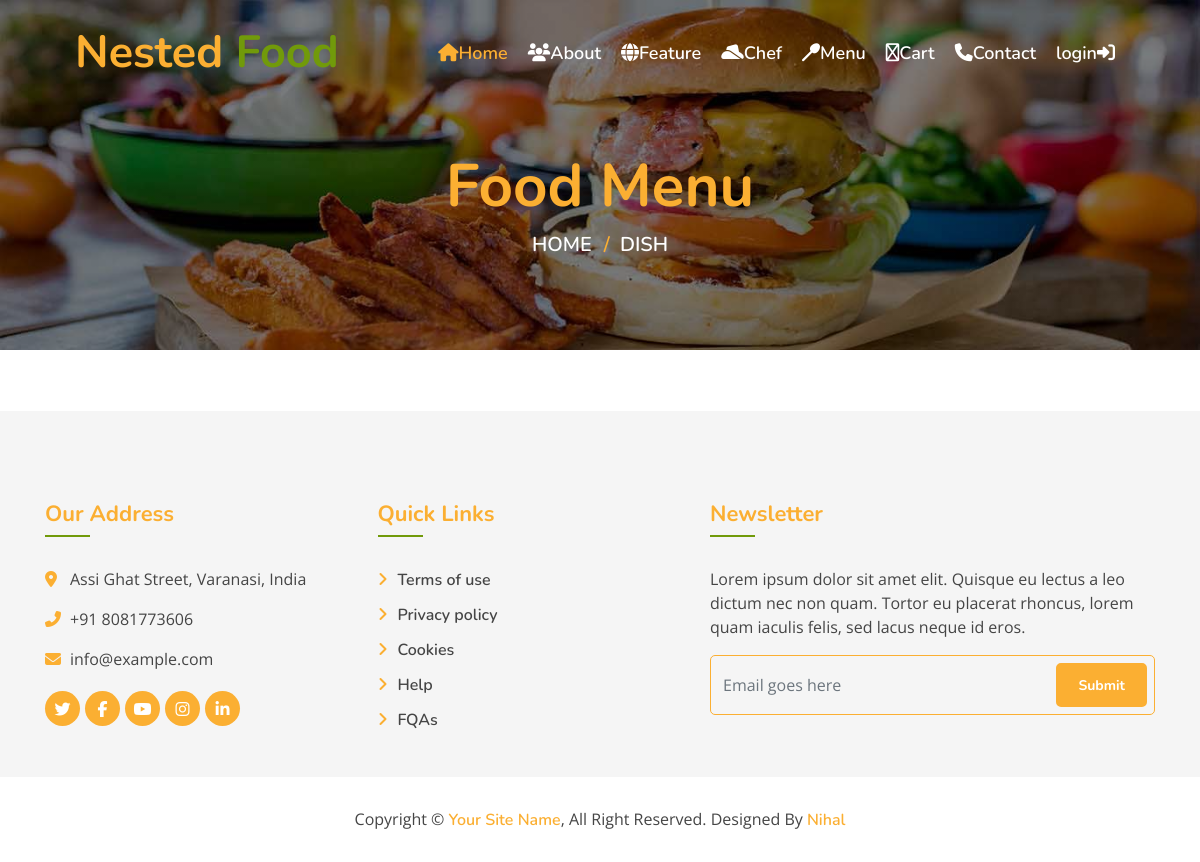
The page /dish/1 on the database as committed earlier.
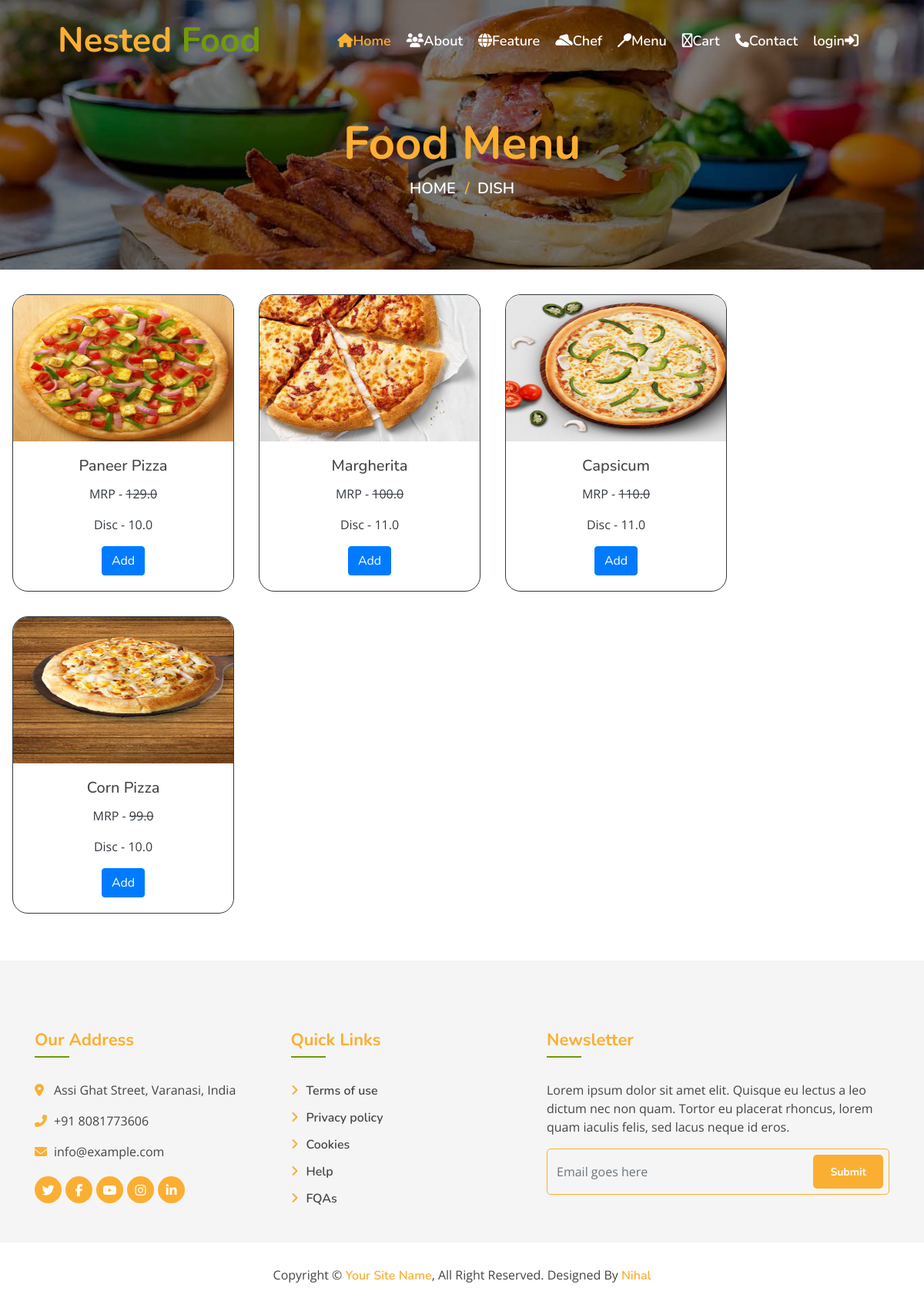
The same page on the database as committed later.
### app/models.py (models this page shows, shortened)
class Dish(models.Model):
    name = models.CharField(max_length=200,unique=True)
    image = models.ImageField(upload_to="dishes")
    ingredients = models.TextField()
    details = models.TextField(blank=True)
    category = models.ForeignKey(Category, on_delete=models.CASCADE)
    price = models.FloatField()
    discount_price = models.FloatField(blank=True)
    is_available = models.BooleanField(default=True)
    added_on = models.DateTimeField(auto_now_add=True)
    updated_on = models.DateTimeField(auto_now=True)
    class Meta:
        verbose_name_plural = 'Dish Table'

### app/views.py (the view)
# urls.py: path('dish/<int:id>',dish,name='dish'),
def dish(request,id):
    c=Category.objects.get(pk=id)
    d=Dish.objects.filter(category=c)
    return render(request,'dish.html',{'dish':d})

### templates/dish.html
{% extends "base.html" %}
{% load static %}
{% block content %}
<div class="page-header mb-0">
    <div class="container">
        <div class="row">
            <div class="col-12">
                <h2>Food Menu</h2>
            </div>
            <div class="col-12">
                <a href="">Home</a>
                <a href="">Dish</a>
            </div>
        </div>
    </div>
</div>
<section class="menu-food mt-3 d-flex justify-content-start flex-wrap">
    {% for d in dish %}
    <div class="card border border-dark overflow-hidden " style="width: 18rem; margin:1rem; border-radius:20px;">
        <img class="card-img-top" width="286" height="190" src="{{d.image.url}}" alt="Card image cap">
        <div class="card-body">
          <h5 class="card-title text-center">{{d.name}}</h5>
          <p class="card-text text-dark text-center">MRP - <s>{{d.price}}</s></p>
          <p class="card-text text-dark text-center">Disc - {{d.discount_price}}  </p>
          <div class="d-flex justify-content-center">
            {% if d.is_available %}
            <a href="{% url 'cart' d.id %}" class="btn btn-primary">Add</a>
            {% else %}
            <a href="#" class="btn btn-danger">Not available</a>
            {% endif %}
        </div>
        </div>
      </div>
    {% endfor %}
</section>
{% endblock content %}

### templates/base.html (shortened to what this page needs)
{% load static %}
<!DOCTYPE html>
<html lang="en">
    <head>
        <link href="https://stackpath.bootstrapcdn.com/bootstrap/4.4.1/css/bootstrap.min.css" rel="stylesheet">
        <link href="https://cdnjs.cloudflare.com/ajax/libs/font-awesome/5.10.0/css/all.min.css" rel="stylesheet">
        <link href="{% static 'lib/animate/animate.min.css' %}" rel="stylesheet">
        <link href="{% static 'lib/owlcarousel/assets/owl.carousel.min.css' %}" rel="stylesheet">
        <link href="{% static 'lib/flaticon/font/flaticon.css" rel="stylesheet' %}">
        <link href="{% static 'lib/tempusdominus/css/tempusdominus-bootstrap-4.min.css' %}" rel="stylesheet" />
        <link href="{% static 'fontawesomefree/css/fontawesome.css' %}" rel="stylesheet" type="text/css">
        <link href="{% static 'fontawesomefree/css/brands.css' %}" rel="stylesheet" type="text/css">
        <link href="{% static 'fontawesomefree/css/solid.css' %}" rel="stylesheet" type="text/css">
        <link href="{% static 'css/style.css' %}" rel="stylesheet">
    </head>
    <body>
        <div class="navbar navbar-expand-lg bg-light navbar-light">
            <div class="container-fluid">
                <a href="{% url 'index' %}" class="navbar-brand">Nested <span>Food</span></a>
                <div class="collapse navbar-collapse justify-content-between" id="navbarCollapse">
                    <div class="navbar-nav ml-auto">
                        <a href="{% url 'index' %}" class="nav-item nav-link active"><i class="fa fa-home"></i>Home</a>
                        <a href="{% url 'about' %}" class="nav-item nav-link"><i class="fa-solid fa-users"></i>About</a>
                        <a href="{% url 'feature' %}" class="nav-item nav-link"><i class="fa-solid fa-globe"></i>Feature</a>
                        <a href="{% url 'team' %}" class="nav-item nav-link"><i class="fa-solid fa-hat-cowboy-side"></i>Chef</a>
                        <a href="{% url 'menu' %}" class="nav-item nav-link"><i class="fa-solid fa-spoon"></i>Menu</a>
                        <a href="{% url 'cart' %}" class="nav-item nav-link"><i class="fa-regular fa-cart-shopping"></i>Cart</a>
                        <a href="{% url 'contact' %}" class="nav-item nav-link"><i class="fa fa-phone"></i>Contact</a>
                        {% if user.is_authenticated %}
                        <div class="btn-group">
                            <button type="button" class="btn btn-warning btn-sm dropdown-toggle" data-toggle="dropdown" aria-haspopup="true" aria-expanded="false">
                              {{user.first_name}}
                            </button>
                            <div class="dropdown-menu">
                              <a class="dropdown-item" href="{% url 'logout' %}">Logout<i class="fa-solid fa-right-from-bracket"></i></a>
                            </div>
                          </div>
                         {% else %}
                         <a href="{% url 'login' %}" class="nav-item nav-link">login<i class="fa-solid fa-right-to-bracket"></i></a>
                        {% endif %}
                    </div>
                </div>
            </div>
        </div>
        {% block content %}
        {% endblock %}
                <div class="footer">
                    <div class="container">
                        <div class="row">
                            <div class="col-lg-7">
                                <div class="row">
                                    <div class="col-md-6">
                                        <div class="footer-contact">
                                            <h2>Our Address</h2>
                                            <p><i class="fa fa-map-marker-alt"></i>Assi Ghat Street, Varanasi, India</p>
                                            <p><i class="fa fa-phone-alt"></i>+91 8081773606</p>
                                            <p><i class="fa fa-envelope"></i>info@example.com</p>
                                            <div class="footer-social">
                                                <a href=""><i class="fab fa-twitter"></i></a>
                                                <a href=""><i class="fab fa-facebook-f"></i></a>
                                                <a href=""><i class="fab fa-youtube"></i></a>
                                                <a href=""><i class="fab fa-instagram"></i></a>
                                                <a href=""><i class="fab fa-linkedin-in"></i></a>
                                            </div>
                                        </div>
                                    </div>
                                    <div class="col-md-6">
                                        <div class="footer-link">
                                            <h2>Quick Links</h2>
                                            <a href="">Terms of use</a>
                                            <a href="">Privacy policy</a>
                                            <a href="">Cookies</a>
                                            <a href="">Help</a>
                                            <a href="">FQAs</a>
                                        </div>
                                    </div>
                                </div>
                            </div>
                            <div class="col-lg-5">
                                <div class="footer-newsletter">
                                    <h2>Newsletter</h2>
                                    <p>
                                        Lorem ipsum dolor sit amet elit. Quisque eu lectus a leo dictum nec non quam. Tortor eu placerat rhoncus, lorem quam iaculis felis, sed lacus neque id eros.
                                    </p>
                                    <div class="form">
                                        <input class="form-control" placeholder="Email goes here">
                                        <button class="btn custom-btn">Submit</button>
                                    </div>
                                </div>
                            </div>
                        </div>
                    </div>
                    <div class="copyright">
                        <div class="container">
                            <p>Copyright &copy; <a href="#">Your Site Name</a>, All Right Reserved.</p>
                            <p>Designed By <a href="https://Nihal8Gupta.in">Nihal</a></p>
                        </div>
                    </div>
                </div>
    </body>
</html>

### static/css/style.css (style rules this page uses)
body { color: #757575; background: #ffffff; font-family: 'open sans', sans-serif; }
h1, h2, h3, h4, h5, h6 { color: #454545; font-family: 'Nunito', sans-serif; }
a { font-family: 'Nunito', sans-serif; font-weight: 600; color: #fbaf32; transition: .3s; }
.btn.custom-btn { padding: 12px 25px; font-family: 'Nunito', sans-serif; font-size: 16px; font-weight: 600; color: #ffffff; background: #fbaf32; border: 2px solid #fbaf32; border-radius: 5px; transition: .5s; }
.container-fluid { max-width: 1366px; }
.navbar { position: relative; transition: .5s; z-index: 999; }
.navbar .navbar-brand { margin: 0; color: #fbaf32; font-size: 45px; line-height: 0px; font-weight: 700; font-family: 'Nunito', sans-serif; transition: .5s; }
.navbar .navbar-brand span { color: #719a0a; }
@media (min-width: 992px) { .navbar { position: absolute; width: 100%; padding: 30px 60px; background: transparent !important; z-index: 9; } }
@media (min-width: 992px) { .navbar .navbar-brand { color: #fbaf32; } }
@media (min-width: 992px) { .navbar-light .navbar-nav .nav-link, .navbar-light .navbar-nav .nav-link:focus { padding: 10px 10px 8px 10px; font-family: 'Nunito', sans-serif; color: #ffffff; font-size: 18px; font-weight: 600; } }
@media (min-width: 992px) { .navbar-light .navbar-nav .nav-link:hover, .navbar-light .navbar-nav .nav-link.active { color: #fbaf32; } }
.page-header { position: relative; margin-bottom: 45px; padding: 150px 0 90px 0; text-align: center; background: linear-gradient(rgba(0, 0, 0, .5), rgba(0, 0, 0, .5)), url(../img/page-header.jpg); background-position: center; background-repeat: no-repeat; background-size: cover; }
.page-header h2 { position: relative; color: #fbaf32; font-size: 60px; font-weight: 700; }
.page-header a { position: relative; padding: 0 12px; font-size: 20px; text-transform: uppercase; color: #ffffff; }
.page-header a::after { position: absolute; content: "/"; width: 8px; height: 8px; top: -1px; right: -7px; text-align: center; color: #fbaf32; }
.page-header a:last-child::after { display: none; }
.footer { position: relative; margin-top: 45px; padding-top: 90px; background: rgba(0, 0, 0, .04); }
.footer .footer-contact, .footer .footer-link, .footer .footer-newsletter { position: relative; margin-bottom: 45px; color: #454545; }
.footer .footer-contact h2, .footer .footer-link h2, .footer .footer-newsletter h2 { position: relative; margin-bottom: 30px; padding-bottom: 10px; font-size: 22px; font-weight: 700; color: #fbaf32; }
.footer .footer-contact h2::after, .footer .footer-link h2::after, .footer .footer-newsletter h2::after { position: absolute; content: ""; width: 45px; height: 2px; bottom: 0; left: 0; background: #719a0a; }
.footer .footer-link a { display: block; margin-bottom: 10px; color: #454545; transition: .3s; }
.footer .footer-link a::before { position: relative; content: "\f105"; font-family: "Font Awesome 5 Free"; font-weight: 900; margin-right: 10px; color: #fbaf32; }
.footer .footer-contact p i { width: 25px; color: #fbaf32; }
.footer .footer-social { position: relative; margin-top: 20px; display: flex; }
.footer .footer-social a { display: inline-block; margin-right: 5px; width: 35px; height: 35px; display: flex; align-items: center; justify-content: center; background: #fbaf32; border-radius: 35px; font-size: 16px; color: #ffffff; }
.footer .footer-social a:last-child { margin: 0; }
.footer .footer-newsletter .form { position: relative; width: 100%; }
.footer .footer-newsletter input { height: 60px; background: transparent; border: 1px solid #fbaf32; border-radius: 5px; }
.footer .footer-newsletter .btn { position: absolute; top: 8px; right: 8px; height: 44px; padding: 8px 20px; font-size: 14px; font-weight: 700; }
.footer .copyright { position: relative; width: 100%; padding: 30px 0; text-align: center; background: #ffffff; }
.footer .copyright p { margin: 0; display: inline-block; color: #454545; }
.footer .copyright p a { color: #fbaf32; }

Rows that differ between the two databases and show on the page:
added Dish: image (picture), name "Paneer Pizza", price "129.0", discount_price "10.0", is_available "Add"
added Dish: image (picture), name "Margherita", price "100.0", discount_price "11.0", is_available "Add"
added Dish: image (picture), name "Capsicum", price "110.0", discount_price "11.0", is_available "Add"
added Dish: image (picture), name "Corn Pizza", price "99.0", discount_price "10.0", is_available "Add"
